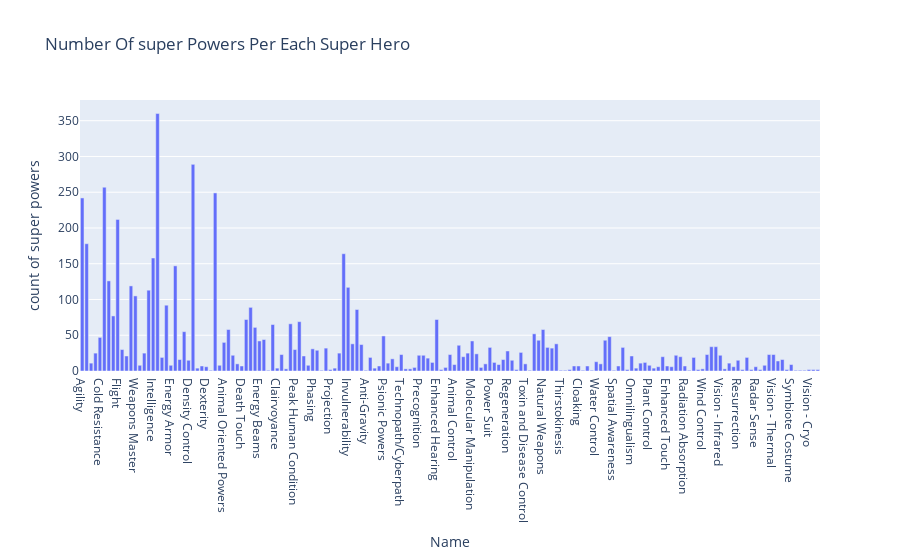

Source (notebook cell):
### Code cell
data=go.Bar(
    x = super_powers_per_super_hero.index,
    y = super_powers_per_super_hero
)
fig = go.Figure(data)
fig.update_layout(
    title="Number Of super Powers Per Each Super Hero",
    xaxis_title_text='Name', # xaxis label,
    yaxis_title_text='count of super powers', # yaxis label
    )
fig

### Figure 1 — Plotly figure (JSON) as saved in the notebook; plotly's stock layout.template omitted (floating-point values rounded to 4 significant figures; data arrays with more than 128 entries replaced by an {"elided": "..."} marker saying what was removed)
{"data": [{"type": "bar", "x": {"elided": "167 str values"}, "y": {"elided": "167 int values"}}], "layout": {"title": {"text": "Number Of super Powers Per Each Super Hero"}, "xaxis": {"title": {"text": "Name"}}, "yaxis": {"title": {"text": "count of super powers"}}}}
